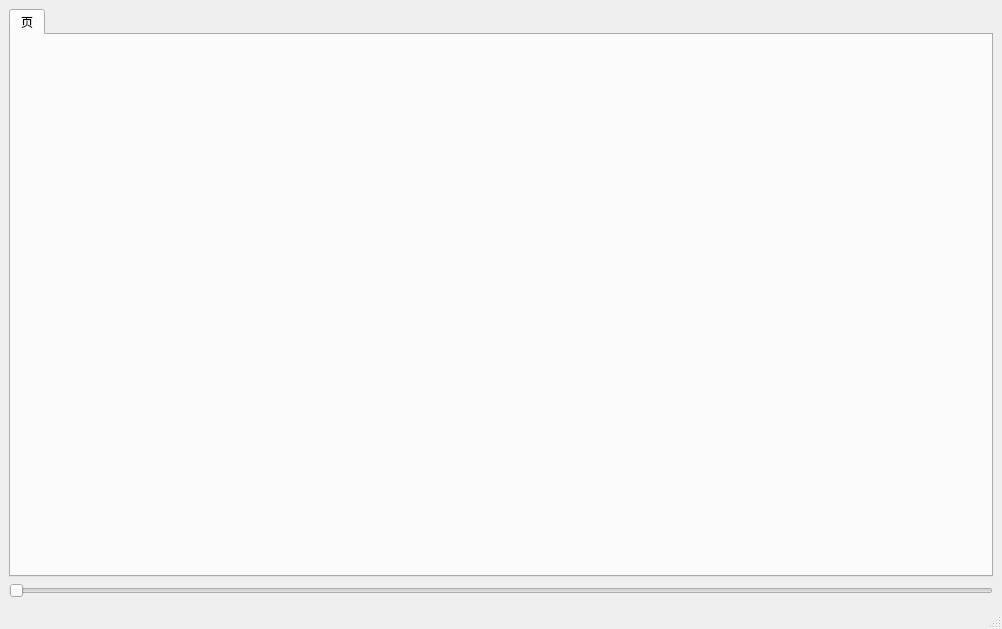
<?xml version="1.0" encoding="UTF-8"?>
<ui version="4.0">
 <class>MainWindow</class>
 <widget class="QMainWindow" name="MainWindow">
  <property name="geometry">
   <rect>
    <x>0</x>
    <y>0</y>
    <width>1002</width>
    <height>629</height>
   </rect>
  </property>
  <property name="windowTitle">
   <string>MainWindow</string>
  </property>
  <widget class="QWidget" name="centralwidget">
   <layout class="QVBoxLayout" name="verticalLayout">
    <item>
     <widget class="QTabWidget" name="tabWidget">
      <property name="currentIndex">
       <number>0</number>
      </property>
      <widget class="QWidget" name="tab_11">
       <attribute name="title">
        <string>页</string>
       </attribute>
       <widget class="QCustomPlot" name="w99" native="true">
        <property name="geometry">
         <rect>
          <x>140</x>
          <y>80</y>
          <width>651</width>
          <height>301</height>
         </rect>
        </property>
       </widget>
      </widget>
     </widget>
    </item>
    <item>
     <widget class="QSlider" name="hs0">
      <property name="orientation">
       <enum>Qt::Horizontal</enum>
      </property>
     </widget>
    </item>
   </layout>
  </widget>
  <widget class="QMenuBar" name="menubar">
   <property name="geometry">
    <rect>
     <x>0</x>
     <y>0</y>
     <width>1002</width>
     <height>22</height>
    </rect>
   </property>
  </widget>
  <widget class="QStatusBar" name="statusbar"/>
 </widget>
 <customwidgets>
  <customwidget>
   <class>QCustomPlot</class>
   <extends>QWidget</extends>
   <header location="global">qcustomplot.h</header>
   <container>1</container>
  </customwidget>
 </customwidgets>
 <resources/>
 <connections/>
</ui>
